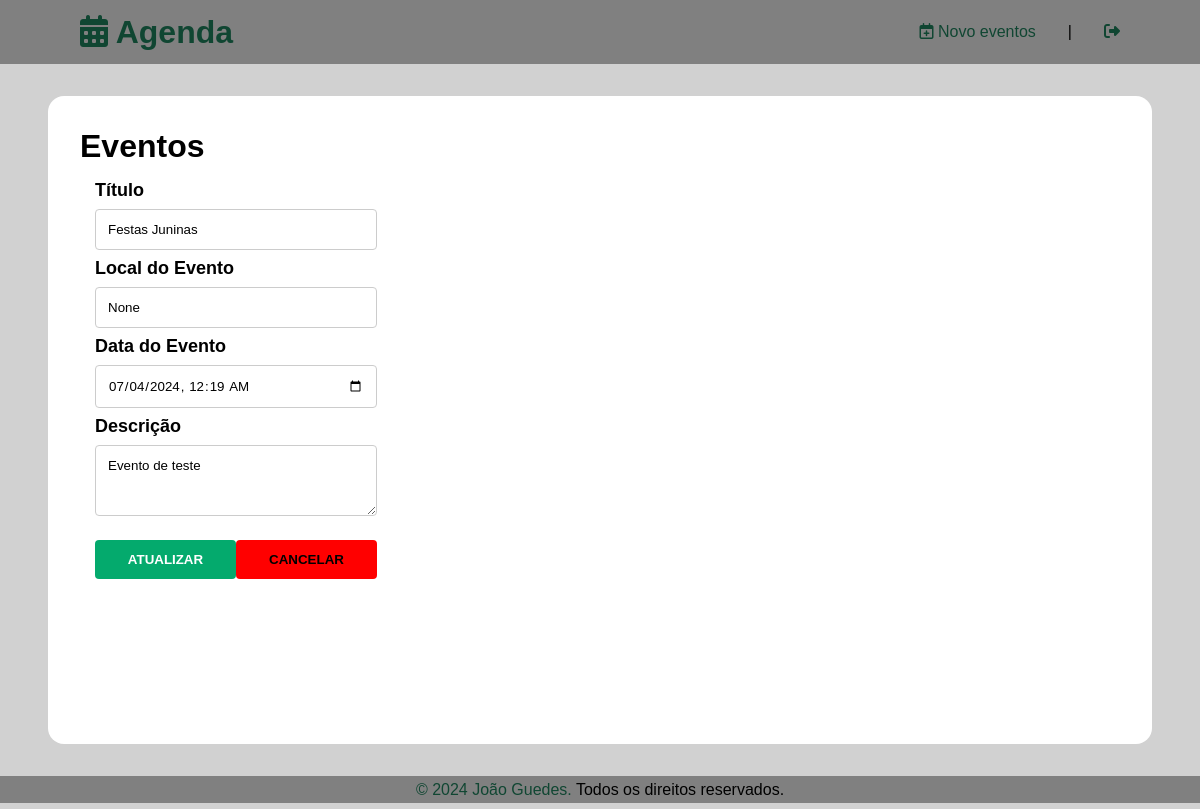
The app's page /agenda/evento/?id=1 (signed in), older data.
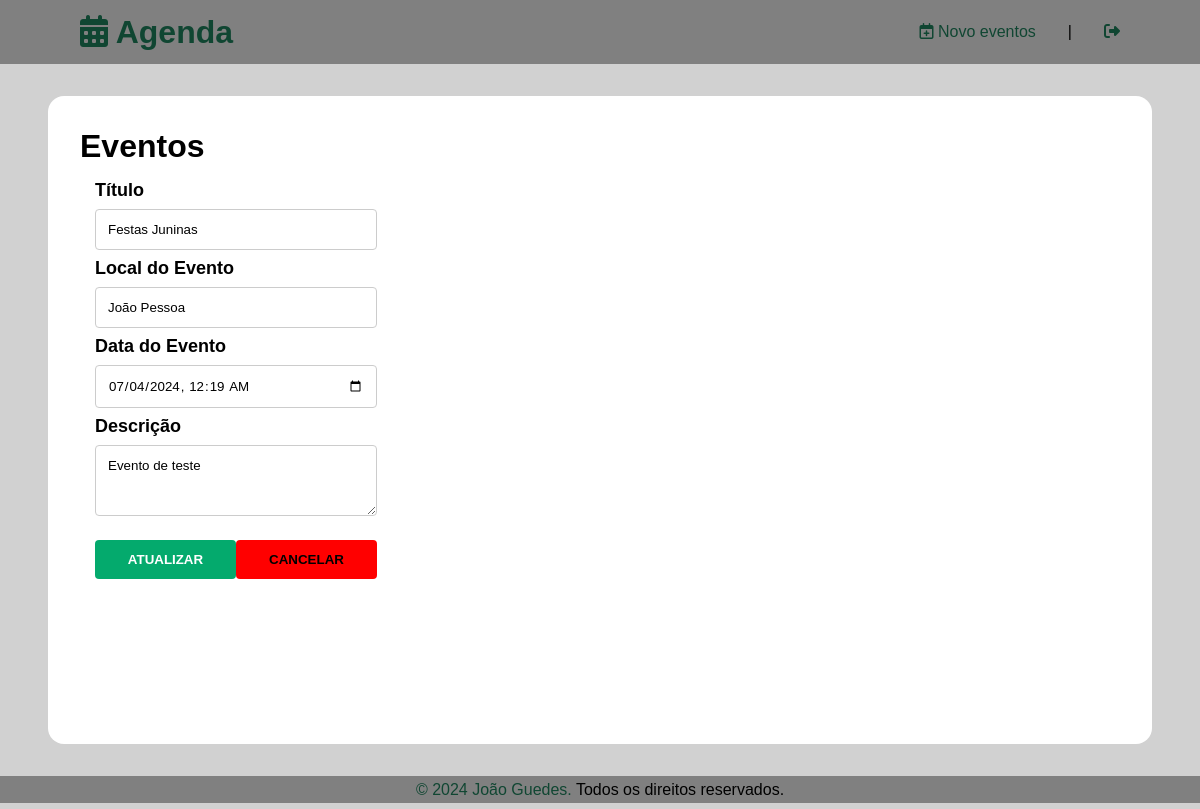
The same page, newer data.
### core/models.py (models this page shows, shortened)
class Evento(models.Model):
    titulo = models.CharField(max_length=100)
    descricao = models.TextField(blank=True, null=True)
    data_evento = models.DateTimeField(verbose_name='Data do Evento')
    data_criacao = models.DateTimeField(auto_now=True)
    local = models.TextField(blank=True, null=True)
    usuario = models.ForeignKey(User, on_delete=models.CASCADE)
    class Meta:
        db_table = 'evento' #assim força o nome da tabela ao invés de utilizar o padrão
    def get_data_input_evento(self):
        return self.data_evento.strftime('%Y-%m-%dT%H:%M')

### core/views.py (the view)
# urls.py: path('agenda/evento/', views.evento, name='evento'),
@login_required(login_url='/login/')
def evento(request):
    id_evento = request.GET.get('id')
    dados = {}
    if id_evento:
        dados['evento'] = Evento.objects.get(id=id_evento)
    if request.POST:
        titulo = request.POST.get('titulo')
        local = request.POST.get('local')
        descricao = request.POST.get('descricao')
        data_evento = request.POST.get('data_evento')
        usuario = request.user
        id_evento = request.POST.get('id_evento') \
                        if request.POST.get('id_evento') \
                            else None
        try:
            if usuario == request.user:
                new_evento = Evento(id=id_evento,
                                    titulo=titulo,
                                    local=local,
                                    descricao=descricao,
                                    data_evento=data_evento,
                                    usuario=usuario)
                new_evento.save()
            else:
                messages.error(request, f'Apenas o jusuário {usuario} pode alterar esse evento!')
            return redirect('/')
        except Exception as e:
            messages.error(request, f'Erro ao cadastrar o Evento, erro: {e}')
            return render(request, 'evento.html')
    else:
        return render(request, 'evento.html', dados)

### core/templates/evento.html (shortened to what this page needs)
{% extends "model-page.html" %}
{% block content %}
<div class="container">
    <h1>Eventos</h1>
    <form class="event-form" action="/agenda/evento/" method="post" style="padding: 15px; margin-bottom: 1rem;">{% csrf_token %}
        <label for="titulo">Título</label>
        <input type="text" name="titulo" value="{{ evento.titulo }}">
        <label for="local">Local do Evento</label>
        <input type="text" name="local" value="{{ evento.local }}">
        <label for="data_evento">Data do Evento</label>
        <input type="datetime-local" name="data_evento" value="{{ evento.get_data_input_evento }}">
        <label for="descricao">Descrição</label>
        <textarea type="text" name="descricao" rows="3">{{ evento.descricao }}</textarea>
        <div class="submit">
            <input type="submit" value="{% if evento.titulo %}Atualizar{% else %}Cadastrar{% endif %}">
            <input type="button" value="Cancelar" id="redirectButton">
        </div>
    </form>
</div>
{% endblock %}

Row changes from the older to the newer data that the page shows:
changed Evento "Festas Juninas": local "None" → "João Pessoa"
